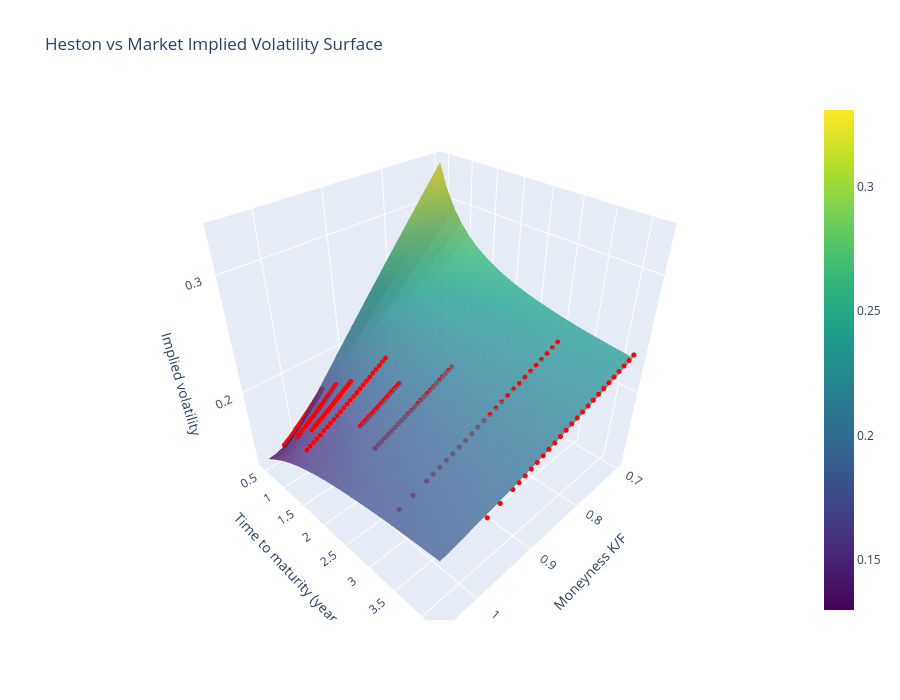

Notebook cell for this chart:
### Code cell
# Step 1: Heston IV on a regular (moneyness, tau) grid
moneyness_grid = np.linspace(0.70, 1.05, 30)
tau_grid = np.linspace(regular_fit_df['tau'].min(), regular_fit_df['tau'].max(), 25)

heston_iv_grid = np.zeros((len(tau_grid), len(moneyness_grid)))

for i in range(len(tau_grid)):
    for j in range(len(moneyness_grid)):

        tau_ij = tau_grid[i] # slice of ith tau
        k_ij = moneyness_grid[j] # different moneyness on fixed ith tau         

        # out-of-the-money option, same rule as the data
        if k_ij < 1:
            option_ij = 'put'
        else:
            option_ij = 'call'

        price_ij = calibration.heston_price(
            1.0, k_ij, tau_ij, v_star, kappa_star, theta_star, eta_star, rho_star, option_ij)

        heston_iv_grid[i, j] = calibration.black_implied_vol(
            price_ij, 1.0, k_ij, tau_ij, option_ij)

# Step 2: plot
fig = go.Figure()

# Heston: continuous surface
fig.add_trace(go.Surface(
    x=moneyness_grid, y=tau_grid, z=heston_iv_grid,
    colorscale='Viridis', opacity=0.8, name='Heston IV'))

# Market: discrete dots
fig.add_trace(go.Scatter3d(
    x=regular_fit_df['Strike'] / regular_fit_df['F'],
    y=regular_fit_df['tau'],
    z=regular_fit_df['Mid_iv'],
    mode='markers', marker=dict(size=3, color='red'),
    name='Market Mid IV'))

# Plot: title
fig.update_layout(
    title='Heston vs Market Implied Volatility Surface',
    width=900, height=700,
    scene=dict(xaxis_title='Moneyness K/F',
               yaxis_title='Time to maturity (years)',
               zaxis_title='Implied volatility'))

fig.show()

### Figure 1 — Plotly figure (JSON) as saved in the notebook; plotly's stock layout.template omitted (floating-point values rounded to 4 significant figures; data arrays with more than 128 entries replaced by an {"elided": "..."} marker saying what was removed)
{"data": [{"colorscale": [[0, "#440154"], [0.1111, "#482878"], [0.2222, "#3e4989"], [0.3333, "#31688e"], [0.4444, "#26828e"], [0.5556, "#1f9e89"], [0.6667, "#35b779"], [0.7778, "#6ece58"], [0.8889, "#b5de2b"], [1, "#fde725"]], "name": "Heston IV", "opacity": 0.8, "type": "surface", "x": [0.7, 0.7121, 0.7241, 0.7362, 0.7483, 0.7603, 0.7724, 0.7845, 0.7966, 0.8086, 0.8207, 0.8328, 0.8448, 0.8569, 0.869, 0.881, 0.8931, 0.9052, 0.9172, 0.9293, 0.9414, 0.9534, 0.9655, 0.9776, 0.9897, 1.002, 1.014, 1.026, 1.038, 1.05], "y": [0.4329, 0.5895, 0.7461, 0.9027, 1.059, 1.216, 1.373, 1.529, 1.686, 1.842, 1.999, 2.156, 2.312, 2.469, 2.626, 2.782, 2.939, 3.095, 3.252, 3.409, 3.565, 3.722, 3.879, 4.035, 4.192], "z": {"elided": "25x30 float values"}}, {"marker": {"color": "red", "size": 3}, "mode": "markers", "name": "Market Mid IV", "type": "scatter3d", "x": {"elided": "200 float values"}, "y": {"elided": "200 float values"}, "z": {"elided": "200 float values"}}], "layout": {"height": 700, "scene": {"xaxis": {"title": {"text": "Moneyness K/F"}}, "yaxis": {"title": {"text": "Time to maturity (years)"}}, "zaxis": {"title": {"text": "Implied volatility"}}}, "title": {"text": "Heston vs Market Implied Volatility Surface"}, "width": 900}}
